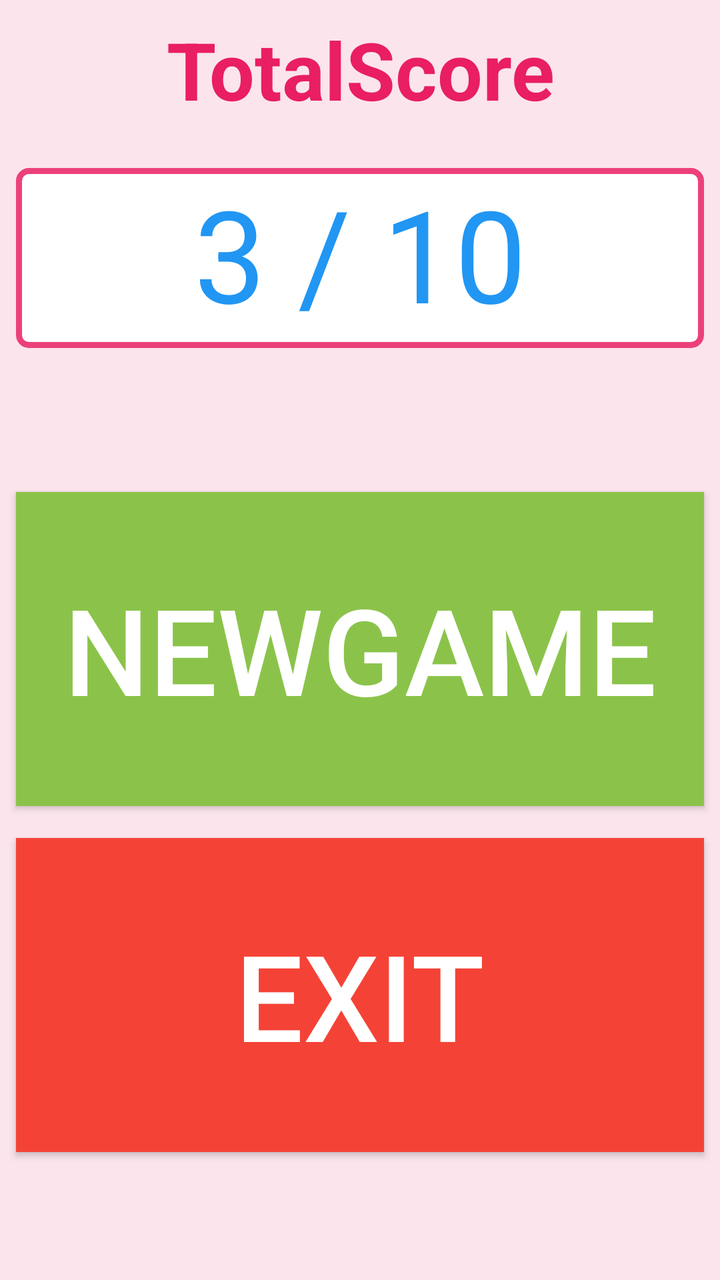
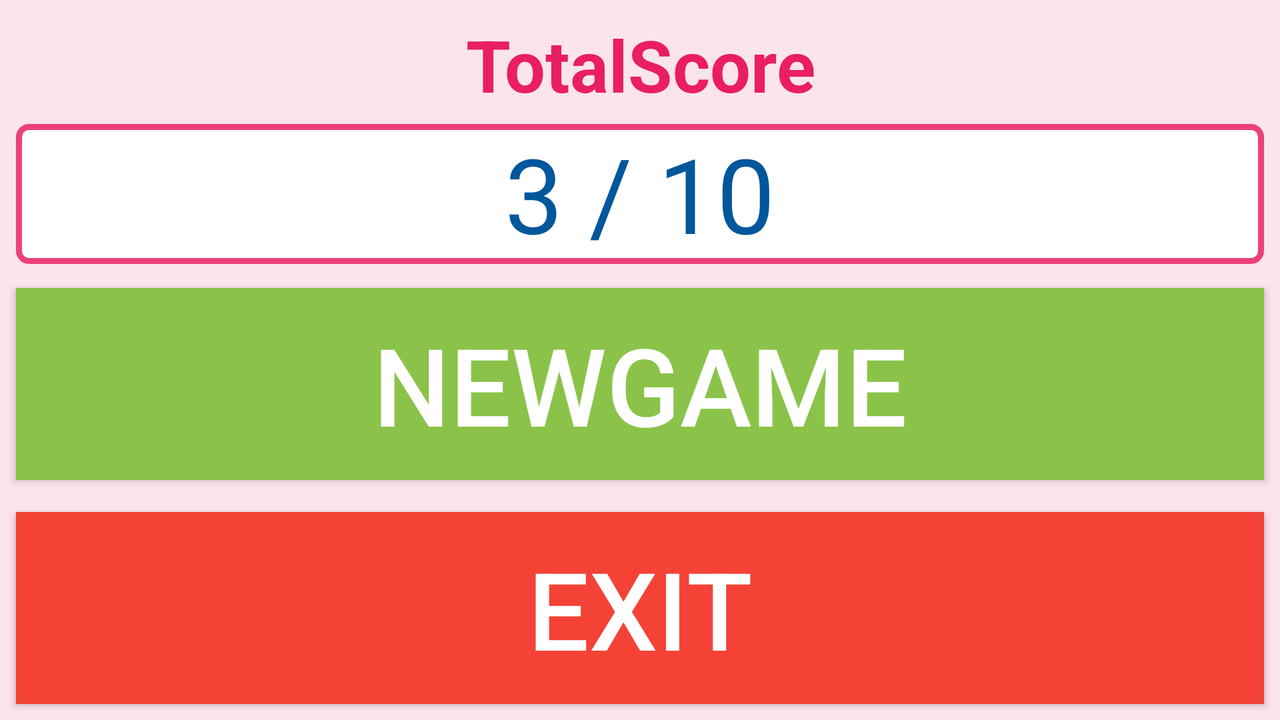

The same Android screen from two of the app's own layout files: first res/layout/ as a phone draws it, then the repository's variant for another configuration, drawn on a device whose configuration selects that folder. Both files follow.
<!-- AndroidManifest.xml: application theme AppTheme -->
<!-- res/layout/activity_result.xml -->
<?xml version="1.0" encoding="utf-8"?>
<android.support.constraint.ConstraintLayout xmlns:android="http://schemas.android.com/apk/res/android"
    xmlns:app="http://schemas.android.com/apk/res-auto"
    xmlns:tools="http://schemas.android.com/tools"
    android:layout_width="match_parent"
    android:layout_height="match_parent"
    android:background="#FCE4EC">

    <TextView
        android:id="@+id/textView"
        android:layout_width="0dp"
        android:layout_height="60dp"
        android:layout_marginBottom="8dp"
        android:layout_marginEnd="8dp"
        android:layout_marginStart="8dp"
        android:layout_marginTop="8dp"
        android:text="TotalScore"
        android:textAlignment="center"
        android:textColor="#E91E63"
        android:textSize="40dp"
        android:textStyle="bold"
        app:layout_constraintBottom_toTopOf="@+id/totalScore"
        app:layout_constraintEnd_toEndOf="parent"
        app:layout_constraintStart_toStartOf="parent"
        app:layout_constraintTop_toTopOf="parent"
        tools:ignore="MissingConstraints" />

    <TextView
        android:id="@+id/totalScore"
        android:layout_width="0dp"
        android:layout_height="90dp"
        android:layout_alignParentLeft="true"
        android:layout_alignParentStart="true"
        android:layout_marginBottom="8dp"
        android:layout_marginEnd="8dp"
        android:layout_marginStart="8dp"
        android:layout_marginTop="8dp"
        android:background="@drawable/fieldshape"
        android:text="3 / 10"
        android:textAlignment="center"
        android:textColor="#2196F3"
        android:textSize="64dp"
        app:layout_constraintBottom_toTopOf="@+id/newgame"
        app:layout_constraintEnd_toEndOf="parent"
        app:layout_constraintStart_toStartOf="parent"
        app:layout_constraintTop_toBottomOf="@+id/textView"
        tools:ignore="MissingConstraints" />

    <Button
        android:id="@+id/newgame"
        android:layout_width="0dp"
        android:layout_height="0dp"
        android:layout_marginBottom="8dp"
        android:layout_marginEnd="8dp"
        android:layout_marginStart="8dp"
        android:layout_marginTop="64dp"
        android:background="#8BC34A"
        android:text="newgame"
        android:textColor="#ffffff"
        android:textSize="60dp"
        app:layout_constraintBottom_toTopOf="@+id/exit"
        app:layout_constraintEnd_toEndOf="parent"
        app:layout_constraintStart_toStartOf="parent"
        app:layout_constraintTop_toBottomOf="@+id/totalScore"
        tools:ignore="MissingConstraints" />

    <Button
        android:id="@+id/exit"
        android:layout_width="0dp"
        android:layout_height="0dp"
        android:layout_marginBottom="64dp"
        android:layout_marginEnd="8dp"
        android:layout_marginStart="8dp"
        android:layout_marginTop="8dp"
        android:background="#F44336"
        android:text="Exit"
        android:textColor="#ffffff"
        android:textSize="60dp"
        app:layout_constraintBottom_toBottomOf="parent"
        app:layout_constraintEnd_toEndOf="parent"
        app:layout_constraintHorizontal_bias="0.0"
        app:layout_constraintStart_toStartOf="parent"
        app:layout_constraintTop_toBottomOf="@+id/newgame"
        tools:ignore="MissingConstraints" />

</android.support.constraint.ConstraintLayout>
<!-- resources referenced by this layout -->
<resources>
  <!-- drawable fieldshape (drawable) -->
  <?xml version="1.0" encoding="utf-8"?>
  <shape xmlns:android="http://schemas.android.com/apk/res/android"
      android:shape="rectangle">
      <solid android:color="#FFFFFF" />
      <stroke android:width="3dip" android:color="#EC407A" />
      <corners
          android:bottomLeftRadius="5dp"
          android:bottomRightRadius="5dp"
          android:topLeftRadius="5dp"
          android:topRightRadius="5dp" />
  </shape>
  <style name="AppTheme" parent="Theme.AppCompat.Light.DarkActionBar">
          
          <item name="colorPrimary">@color/colorPrimary</item>
          <item name="colorPrimaryDark">@color/colorPrimaryDark</item>
          <item name="colorAccent">@color/colorAccent</item>
      </style>
  <color name="colorPrimary">#7cb342</color>
  <color name="colorPrimaryDark">#558b2f</color>
  <color name="colorAccent">#FF4081</color>
</resources>
<!-- res/layout-land/activity_result.xml (the repository's variant of the layout above) -->
<!-- drawn on the phone turned sideways -->
<?xml version="1.0" encoding="utf-8"?>
<android.support.constraint.ConstraintLayout xmlns:android="http://schemas.android.com/apk/res/android"
    xmlns:app="http://schemas.android.com/apk/res-auto"
    xmlns:tools="http://schemas.android.com/tools"
    android:layout_width="match_parent"
    android:layout_height="match_parent"
    tools:context="com.example.sontaya16.karya.Result"
    android:background="#FCE4EC"
    android:gravity="center_horizontal"
    android:orientation="vertical">

    <TextView
        android:id="@+id/textView"
        android:layout_width="0dp"
        android:layout_height="50dp"
        android:layout_marginBottom="2dp"
        android:layout_marginEnd="8dp"
        android:layout_marginStart="8dp"
        android:layout_marginTop="8dp"
        android:text="TotalScore"
        android:textAlignment="center"
        android:textColor="#E91E63"
        android:textSize="36dp"
        android:textStyle="bold"
        app:layout_constraintBottom_toTopOf="@+id/totalScore"
        app:layout_constraintEnd_toEndOf="parent"
        app:layout_constraintStart_toStartOf="parent"
        app:layout_constraintTop_toTopOf="parent"
        tools:ignore="MissingConstraints" />

    <TextView
        android:id="@+id/totalScore"
        android:layout_width="0dp"
        android:layout_height="70dp"
        android:layout_alignParentLeft="true"
        android:layout_alignParentStart="true"
        android:layout_marginBottom="4dp"
        android:layout_marginEnd="8dp"
        android:layout_marginStart="8dp"
        android:layout_marginTop="2dp"
        android:background="@drawable/fieldshape"
        android:text="3 / 10"
        android:textAlignment="center"
        android:textColor="#01579B"
        android:textSize="52dp"
        app:layout_constraintBottom_toTopOf="@+id/newgame"
        app:layout_constraintEnd_toEndOf="parent"
        app:layout_constraintStart_toStartOf="parent"
        app:layout_constraintTop_toBottomOf="@+id/textView"
        tools:ignore="MissingConstraints" />

    <Button
        android:id="@+id/newgame"
        android:layout_width="0dp"
        android:layout_height="0dp"
        android:layout_marginBottom="8dp"
        android:layout_marginEnd="8dp"
        android:layout_marginStart="8dp"
        android:layout_marginTop="8dp"
        android:background="#8BC34A"
        android:text="newgame"
        android:textColor="#ffffff"
        android:textSize="54dp"
        app:layout_constraintBottom_toTopOf="@+id/exit"
        app:layout_constraintEnd_toEndOf="parent"
        app:layout_constraintStart_toStartOf="parent"
        app:layout_constraintTop_toBottomOf="@+id/totalScore"
        tools:ignore="MissingConstraints" />

    <Button
        android:id="@+id/exit"
        android:layout_width="0dp"
        android:layout_height="0dp"
        android:layout_marginBottom="8dp"
        android:layout_marginEnd="8dp"
        android:layout_marginStart="8dp"
        android:layout_marginTop="8dp"
        android:background="#F44336"
        android:text="Exit"
        android:textColor="#ffffff"
        android:textSize="54dp"
        app:layout_constraintBottom_toBottomOf="parent"
        app:layout_constraintEnd_toEndOf="parent"
        app:layout_constraintHorizontal_bias="0.0"
        app:layout_constraintStart_toStartOf="parent"
        app:layout_constraintTop_toBottomOf="@+id/newgame"
        tools:ignore="MissingConstraints" />

</android.support.constraint.ConstraintLayout>
